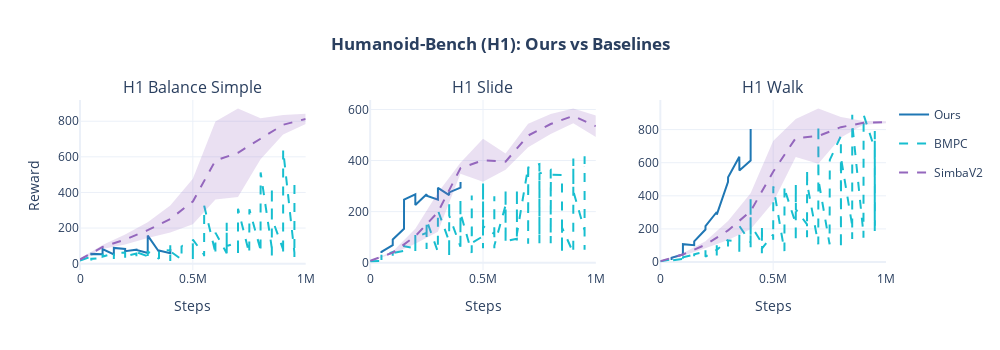

Notebook cell for this chart:
### Code cell
grid_fig = create_grid_figure(all_data, our_tasks, COLORS, TASK_DISPLAY_NAMES, cols=3)
grid_fig.show()

### Figure 1 — Plotly figure (JSON) as saved in the notebook; plotly's stock layout.template omitted (floating-point values rounded to 4 significant figures; data arrays with more than 128 entries replaced by an {"elided": "..."} marker saying what was removed)
{"data": [{"fill": "toself", "fillcolor": "rgba(31,119,180,0.2)", "hoverinfo": "skip", "legendgroup": "Ours", "line": {"color": "rgba(0,0,0,0)"}, "showlegend": false, "type": "scatter", "x": [50000.0, 50040.0, 100000.0, 100000.0, 150000.0, 150000.0, 200000.0, 200100.0, 250100.0, 250100.0, 300000.0, 300200.0, 350000.0, 350000.0, 400100.0, 400100.0, 400100.0, 400100.0, 350000.0, 350000.0, 300200.0, 300000.0, 250100.0, 250100.0, 200100.0, 200000.0, 150000.0, 150000.0, 100000.0, 100000.0, 50040.0, 50000.0], "xaxis": "x", "y": [46.43, 54.73, 52.68, 82.32, 51.48, 88.22, 82.14, 69.72, 78.28, 76.31, 60.46, 157.4, 66.66, 73.92, 58.33, 81.73, 81.73, 58.33, 73.92, 66.66, 157.4, 60.46, 76.31, 78.28, 69.72, 82.14, 88.22, 51.48, 82.32, 52.68, 54.73, 46.43], "yaxis": "y"}, {"hovertemplate": "Ours: %{y:.0f}<extra></extra>", "legendgroup": "Ours", "line": {"color": "#1f77b4", "width": 2}, "mode": "lines", "name": "Ours", "showlegend": true, "type": "scatter", "x": [50000.0, 50040.0, 100000.0, 100000.0, 150000.0, 150000.0, 200000.0, 200100.0, 250100.0, 250100.0, 300000.0, 300200.0, 350000.0, 350000.0, 400100.0, 400100.0], "xaxis": "x", "y": [46.43, 54.73, 52.68, 82.32, 51.48, 88.22, 82.14, 69.72, 78.28, 76.31, 60.46, 157.4, 66.66, 73.92, 58.33, 81.73], "yaxis": "y"}, {"fill": "toself", "fillcolor": "rgba(23,190,207,0.2)", "hoverinfo": "skip", "legendgroup": "BMPC", "line": {"color": "rgba(0,0,0,0)"}, "showlegend": false, "type": "scatter", "x": {"elided": "372 float values"}, "xaxis": "x", "y": {"elided": "372 float values"}, "yaxis": "y"}, {"hovertemplate": "BMPC: %{y:.0f}<extra></extra>", "legendgroup": "BMPC", "line": {"color": "#17becf", "dash": "dash", "width": 2}, "mode": "lines", "name": "BMPC", "showlegend": true, "type": "scatter", "x": {"elided": "186 float values"}, "xaxis": "x", "y": {"elided": "186 float values"}, "yaxis": "y"}, {"fill": "toself", "fillcolor": "rgba(148,103,189,0.2)", "hoverinfo": "skip", "legendgroup": "SimbaV2", "line": {"color": "rgba(0,0,0,0)"}, "showlegend": false, "type": "scatter", "x": [0.0, 100000.0, 200000.0, 300000.0, 400000.0, 500000.0, 600000.0, 700000.0, 800000.0, 900000.0, 1000000.0, 1000000.0, 900000.0, 800000.0, 700000.0, 600000.0, 500000.0, 400000.0, 300000.0, 200000.0, 100000.0, 0.0], "xaxis": "x", "y": [28.99, 104.5, 163.1, 232.2, 326.2, 477.4, 798.2, 871.6, 817.5, 834.6, 842.0, 784.2, 725.7, 586.0, 374.2, 360.0, 221.0, 175.1, 143.4, 107.7, 82.42, 17.4], "yaxis": "y"}, {"hovertemplate": "SimbaV2: %{y:.0f}<extra></extra>", "legendgroup": "SimbaV2", "line": {"color": "#9467bd", "dash": "dash", "width": 2}, "mode": "lines", "name": "SimbaV2", "showlegend": true, "type": "scatter", "x": [0.0, 100000.0, 200000.0, 300000.0, 400000.0, 500000.0, 600000.0, 700000.0, 800000.0, 900000.0, 1000000.0], "xaxis": "x", "y": [23.2, 93.47, 135.4, 187.8, 250.6, 349.2, 579.1, 622.9, 701.8, 780.1, 813.1], "yaxis": "y"}, {"fill": "toself", "fillcolor": "rgba(31,119,180,0.2)", "hoverinfo": "skip", "legendgroup": "Ours", "line": {"color": "rgba(0,0,0,0)"}, "showlegend": false, "type": "scatter", "x": [50000.0, 50030.0, 100000.0, 100100.0, 150100.0, 150100.0, 200100.0, 200100.0, 250200.0, 250300.0, 300300.0, 300300.0, 350100.0, 350200.0, 400400.0, 400500.0, 400500.0, 400400.0, 350200.0, 350100.0, 300300.0, 300300.0, 250300.0, 250200.0, 200100.0, 200100.0, 150100.0, 150100.0, 100100.0, 100000.0, 50030.0, 50000.0], "xaxis": "x2", "y": [38.09, 42.25, 68.89, 90.71, 133.0, 247.1, 268.0, 226.2, 268.1, 262.2, 246.7, 293.3, 264.8, 275.3, 293.8, 315.7, 315.7, 293.8, 275.3, 264.8, 293.3, 246.7, 262.2, 268.1, 226.2, 268.0, 247.1, 133.0, 90.71, 68.89, 42.25, 38.09], "yaxis": "y2"}, {"hovertemplate": "Ours: %{y:.0f}<extra></extra>", "legendgroup": "Ours", "line": {"color": "#1f77b4", "width": 2}, "mode": "lines", "name": "Ours", "showlegend": false, "type": "scatter", "x": [50000.0, 50030.0, 100000.0, 100100.0, 150100.0, 150100.0, 200100.0, 200100.0, 250200.0, 250300.0, 300300.0, 300300.0, 350100.0, 350200.0, 400400.0, 400500.0], "xaxis": "x2", "y": [38.09, 42.25, 68.89, 90.71, 133.0, 247.1, 268.0, 226.2, 268.1, 262.2, 246.7, 293.3, 264.8, 275.3, 293.8, 315.7], "yaxis": "y2"}, {"fill": "toself", "fillcolor": "rgba(23,190,207,0.2)", "hoverinfo": "skip", "legendgroup": "BMPC", "line": {"color": "rgba(0,0,0,0)"}, "showlegend": false, "type": "scatter", "x": {"elided": "372 float values"}, "xaxis": "x2", "y": {"elided": "372 float values"}, "yaxis": "y2"}, {"hovertemplate": "BMPC: %{y:.0f}<extra></extra>", "legendgroup": "BMPC", "line": {"color": "#17becf", "dash": "dash", "width": 2}, "mode": "lines", "name": "BMPC", "showlegend": false, "type": "scatter", "x": {"elided": "186 float values"}, "xaxis": "x2", "y": {"elided": "186 float values"}, "yaxis": "y2"}, {"fill": "toself", "fillcolor": "rgba(148,103,189,0.2)", "hoverinfo": "skip", "legendgroup": "SimbaV2", "line": {"color": "rgba(0,0,0,0)"}, "showlegend": false, "type": "scatter", "x": [0.0, 100000.0, 200000.0, 300000.0, 400000.0, 500000.0, 600000.0, 700000.0, 800000.0, 900000.0, 1000000.0, 1000000.0, 900000.0, 800000.0, 700000.0, 600000.0, 500000.0, 400000.0, 300000.0, 200000.0, 100000.0, 0.0], "xaxis": "x2", "y": [7.352, 43.58, 133.1, 273.6, 391.7, 485.7, 427.5, 543.7, 582.0, 603.9, 576.6, 492.6, 546.1, 504.4, 452.3, 363.9, 316.9, 347.9, 121.5, 74.56, 34.91, 6.964], "yaxis": "y2"}, {"hovertemplate": "SimbaV2: %{y:.0f}<extra></extra>", "legendgroup": "SimbaV2", "line": {"color": "#9467bd", "dash": "dash", "width": 2}, "mode": "lines", "name": "SimbaV2", "showlegend": false, "type": "scatter", "x": [0.0, 100000.0, 200000.0, 300000.0, 400000.0, 500000.0, 600000.0, 700000.0, 800000.0, 900000.0, 1000000.0], "xaxis": "x2", "y": [7.158, 39.24, 103.8, 197.6, 369.8, 401.3, 395.7, 498.0, 543.2, 575.0, 534.6], "yaxis": "y2"}, {"fill": "toself", "fillcolor": "rgba(31,119,180,0.2)", "hoverinfo": "skip", "legendgroup": "Ours", "line": {"color": "rgba(0,0,0,0)"}, "showlegend": false, "type": "scatter", "x": [50020.0, 50090.0, 100100.0, 100200.0, 150100.0, 150200.0, 200100.0, 200200.0, 250100.0, 250200.0, 300000.0, 300300.0, 350100.0, 350400.0, 400100.0, 400300.0, 400300.0, 400100.0, 350400.0, 350100.0, 300300.0, 300000.0, 250200.0, 250100.0, 200200.0, 200100.0, 150200.0, 150100.0, 100200.0, 100100.0, 50090.0, 50020.0], "xaxis": "x3", "y": [12.63, 25.59, 46.2, 107.9, 101.5, 125.0, 196.7, 216.6, 302.3, 286.6, 484.1, 512.2, 636.3, 552.5, 612.6, 804.1, 804.1, 612.6, 552.5, 636.3, 512.2, 484.1, 286.6, 302.3, 216.6, 196.7, 125.0, 101.5, 107.9, 46.2, 25.59, 12.63], "yaxis": "y3"}, {"hovertemplate": "Ours: %{y:.0f}<extra></extra>", "legendgroup": "Ours", "line": {"color": "#1f77b4", "width": 2}, "mode": "lines", "name": "Ours", "showlegend": false, "type": "scatter", "x": [50020.0, 50090.0, 100100.0, 100200.0, 150100.0, 150200.0, 200100.0, 200200.0, 250100.0, 250200.0, 300000.0, 300300.0, 350100.0, 350400.0, 400100.0, 400300.0], "xaxis": "x3", "y": [12.63, 25.59, 46.2, 107.9, 101.5, 125.0, 196.7, 216.6, 302.3, 286.6, 484.1, 512.2, 636.3, 552.5, 612.6, 804.1], "yaxis": "y3"}, {"fill": "toself", "fillcolor": "rgba(23,190,207,0.2)", "hoverinfo": "skip", "legendgroup": "BMPC", "line": {"color": "rgba(0,0,0,0)"}, "showlegend": false, "type": "scatter", "x": {"elided": "376 float values"}, "xaxis": "x3", "y": {"elided": "376 float values"}, "yaxis": "y3"}, {"hovertemplate": "BMPC: %{y:.0f}<extra></extra>", "legendgroup": "BMPC", "line": {"color": "#17becf", "dash": "dash", "width": 2}, "mode": "lines", "name": "BMPC", "showlegend": false, "type": "scatter", "x": {"elided": "188 float values"}, "xaxis": "x3", "y": {"elided": "188 float values"}, "yaxis": "y3"}, {"fill": "toself", "fillcolor": "rgba(148,103,189,0.2)", "hoverinfo": "skip", "legendgroup": "SimbaV2", "line": {"color": "rgba(0,0,0,0)"}, "showlegend": false, "type": "scatter", "x": [0.0, 100000.0, 200000.0, 300000.0, 400000.0, 500000.0, 600000.0, 700000.0, 800000.0, 900000.0, 1000000.0, 1000000.0, 900000.0, 800000.0, 700000.0, 600000.0, 500000.0, 400000.0, 300000.0, 200000.0, 100000.0, 0.0], "xaxis": "x3", "y": [5.804, 52.6, 125.5, 248.3, 415.2, 730.9, 863.3, 927.5, 876.7, 852.3, 850.9, 837.7, 829.2, 752.4, 594.4, 634.3, 360.5, 198.5, 133.4, 83.12, 38.68, 3.995], "yaxis": "y3"}, {"hovertemplate": "SimbaV2: %{y:.0f}<extra></extra>", "legendgroup": "SimbaV2", "line": {"color": "#9467bd", "dash": "dash", "width": 2}, "mode": "lines", "name": "SimbaV2", "showlegend": false, "type": "scatter", "x": [0.0, 100000.0, 200000.0, 300000.0, 400000.0, 500000.0, 600000.0, 700000.0, 800000.0, 900000.0, 1000000.0], "xaxis": "x3", "y": [4.9, 45.64, 104.3, 190.8, 306.8, 545.7, 748.8, 760.9, 814.6, 840.7, 844.3], "yaxis": "y3"}], "layout": {"annotations": [{"font": {"size": 16}, "showarrow": false, "text": "H1 Balance Simple", "x": 0.14, "xanchor": "center", "xref": "paper", "y": 1, "yanchor": "bottom", "yref": "paper"}, {"font": {"size": 16}, "showarrow": false, "text": "H1 Slide", "x": 0.5, "xanchor": "center", "xref": "paper", "y": 1, "yanchor": "bottom", "yref": "paper"}, {"font": {"size": 16}, "showarrow": false, "text": "H1 Walk", "x": 0.86, "xanchor": "center", "xref": "paper", "y": 1, "yanchor": "bottom", "yref": "paper"}], "height": 350, "legend": {"bgcolor": "rgba(255,255,255,0.9)", "x": 1.01, "y": 1}, "showlegend": true, "title": {"text": "<b>Humanoid-Bench (H1): Ours vs Baselines</b>", "x": 0.5}, "width": 1000, "xaxis": {"anchor": "y", "domain": [0, 0.28], "title": {"text": "Steps"}}, "xaxis2": {"anchor": "y2", "domain": [0.36, 0.64], "title": {"text": "Steps"}}, "xaxis3": {"anchor": "y3", "domain": [0.72, 1], "title": {"text": "Steps"}}, "yaxis": {"anchor": "x", "domain": [0, 1], "title": {"text": "Reward"}}, "yaxis2": {"anchor": "x2", "domain": [0, 1]}, "yaxis3": {"anchor": "x3", "domain": [0, 1]}}}
